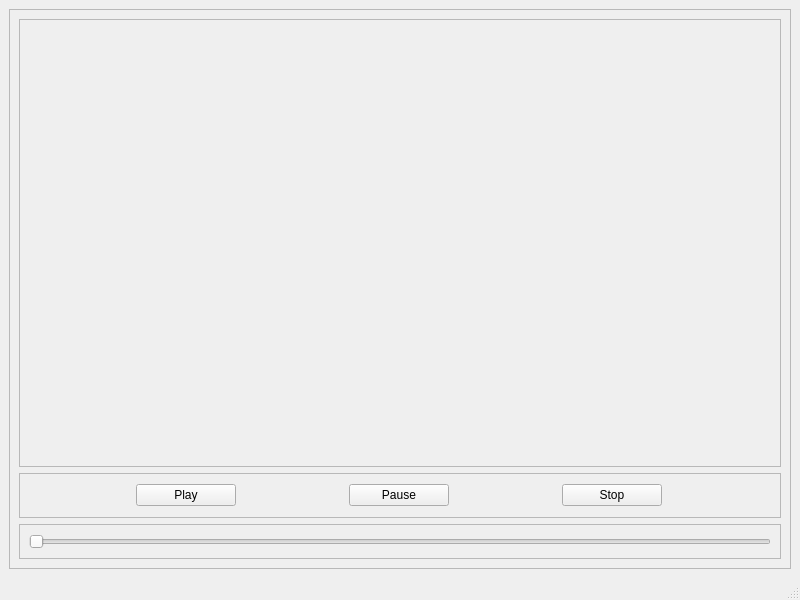
<?xml version="1.0" encoding="UTF-8"?>
<ui version="4.0">
 <class>MainWindow</class>
 <widget class="QMainWindow" name="MainWindow">
  <property name="geometry">
   <rect>
    <x>0</x>
    <y>0</y>
    <width>800</width>
    <height>600</height>
   </rect>
  </property>
  <property name="windowTitle">
   <string>Media Player v0.1</string>
  </property>
  <widget class="QWidget" name="centralwidget">
   <layout class="QGridLayout" name="gridLayout_5">
    <item row="0" column="0" rowspan="2">
     <widget class="QFrame" name="mainVideoFrame">
      <property name="maximumSize">
       <size>
        <width>16777215</width>
        <height>16777215</height>
       </size>
      </property>
      <property name="frameShape">
       <enum>QFrame::StyledPanel</enum>
      </property>
      <property name="frameShadow">
       <enum>QFrame::Raised</enum>
      </property>
      <layout class="QGridLayout" name="gridLayout_4">
       <item row="1" column="0">
        <widget class="QFrame" name="playerButtonsFrame">
         <property name="maximumSize">
          <size>
           <width>16777215</width>
           <height>45</height>
          </size>
         </property>
         <property name="frameShape">
          <enum>QFrame::StyledPanel</enum>
         </property>
         <property name="frameShadow">
          <enum>QFrame::Raised</enum>
         </property>
         <layout class="QGridLayout" name="gridLayout_3">
          <item row="0" column="0">
           <widget class="QPushButton" name="playButton">
            <property name="maximumSize">
             <size>
              <width>100</width>
              <height>16777215</height>
             </size>
            </property>
            <property name="text">
             <string>Play</string>
            </property>
           </widget>
          </item>
          <item row="0" column="1">
           <widget class="QPushButton" name="pauseButton">
            <property name="maximumSize">
             <size>
              <width>100</width>
              <height>16777215</height>
             </size>
            </property>
            <property name="text">
             <string>Pause</string>
            </property>
           </widget>
          </item>
          <item row="0" column="2">
           <widget class="QPushButton" name="stopButton">
            <property name="maximumSize">
             <size>
              <width>100</width>
              <height>16777215</height>
             </size>
            </property>
            <property name="text">
             <string>Stop</string>
            </property>
           </widget>
          </item>
         </layout>
        </widget>
       </item>
       <item row="2" column="0">
        <widget class="QFrame" name="playerSliderFrame">
         <property name="maximumSize">
          <size>
           <width>16777215</width>
           <height>35</height>
          </size>
         </property>
         <property name="frameShape">
          <enum>QFrame::StyledPanel</enum>
         </property>
         <property name="frameShadow">
          <enum>QFrame::Raised</enum>
         </property>
         <layout class="QGridLayout" name="gridLayout_2">
          <item row="0" column="0">
           <widget class="QSlider" name="horizontalSlider">
            <property name="orientation">
             <enum>Qt::Horizontal</enum>
            </property>
           </widget>
          </item>
         </layout>
        </widget>
       </item>
       <item row="0" column="0">
        <widget class="QFrame" name="playerFrame">
         <property name="maximumSize">
          <size>
           <width>16777215</width>
           <height>500</height>
          </size>
         </property>
         <property name="frameShape">
          <enum>QFrame::StyledPanel</enum>
         </property>
         <property name="frameShadow">
          <enum>QFrame::Raised</enum>
         </property>
         <layout class="QGridLayout" name="gridLayout_6">
          <item row="0" column="0">
           <layout class="QGridLayout" name="playerLayout"/>
          </item>
         </layout>
        </widget>
       </item>
      </layout>
     </widget>
    </item>
   </layout>
  </widget>
  <widget class="QMenuBar" name="menubar">
   <property name="geometry">
    <rect>
     <x>0</x>
     <y>0</y>
     <width>800</width>
     <height>25</height>
    </rect>
   </property>
  </widget>
  <widget class="QStatusBar" name="statusbar"/>
 </widget>
 <resources/>
 <connections/>
</ui>
